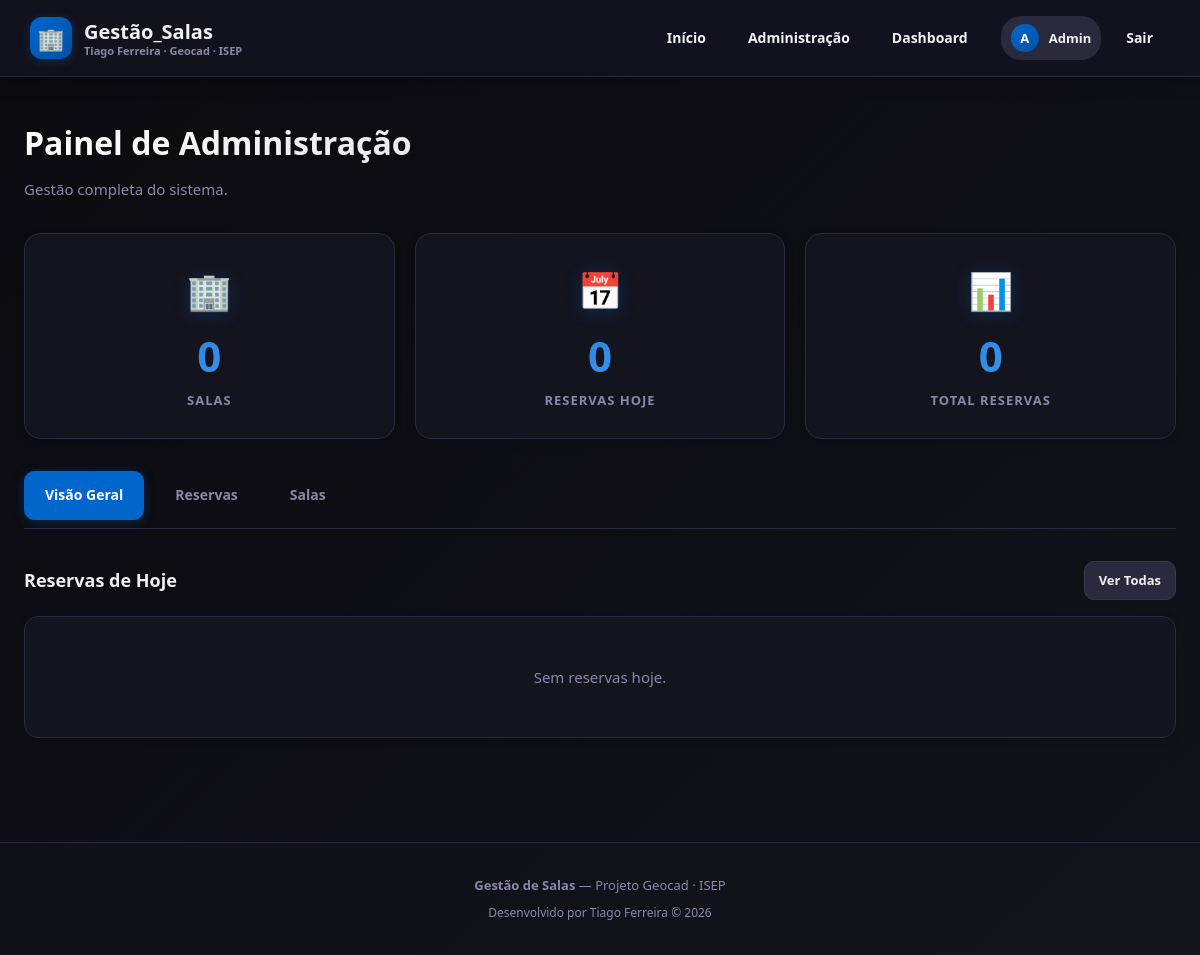
Page /admin (signed in) on the earlier database version.
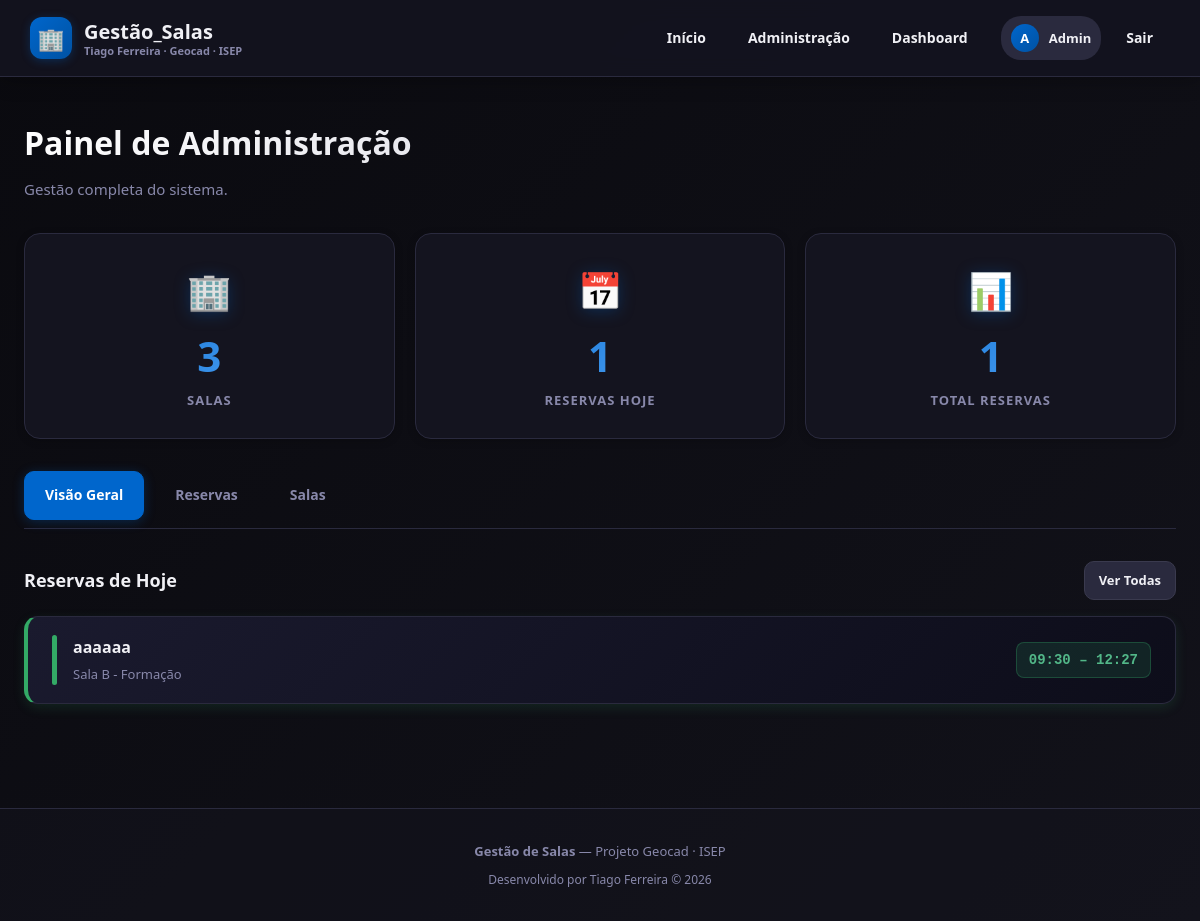
Same page on the later database version.
### app/models.py (models this page shows)
class Reservation(Base):
    __tablename__ = "reservations"
    id         = Column(Integer, primary_key=True, index=True)
    title      = Column(String, nullable=False)
    date       = Column(String, nullable=False)        # ex: "2026-02-23"
    start_time = Column(String, nullable=False)        # ex: "09:00"
    end_time   = Column(String, nullable=False)        # ex: "10:00"
    room_id = Column(Integer, ForeignKey("rooms.id"), nullable=False)
    user_id = Column(Integer, ForeignKey("users.id"), nullable=False)
    room = relationship("Room", back_populates="reservations")
    user = relationship("User", back_populates="reservations")

class Room(Base):
    __tablename__ = "rooms"
    id         = Column(Integer, primary_key=True, index=True)
    name       = Column(String, nullable=False)
    capacity   = Column(Integer, nullable=False)
    location   = Column(String, nullable=False)
    color      = Column(String, default="#e85d04")
    start_time = Column(String, nullable=False)        # ex: "08:00"
    end_time   = Column(String, nullable=False)        # ex: "18:00"
    work_days  = Column(String, default="1,2,3,4,5")  # dias da semana separados por vírgula
    reservations = relationship("Reservation", back_populates="room")
    equipment = relationship("Equipment", back_populates="room")

### app/routers/admin.py (the view)
@router.get("")
async def home(request: Request, db=Depends(get_db)):
    user = require_admin(request, db)
    rooms_list = db.query(models.Room).all()
    rooms = {r.id: r for r in rooms_list}
    today = str(date_type.today())
    today_res = db.query(models.Reservation).filter(models.Reservation.date == today).all()
    total_res = db.query(models.Reservation).count()
    return request.app.state.templates.TemplateResponse(
        "admin.html",
        {
            "request": request,
            "user": user,
            "rooms": rooms,
            "today_reservations": today_res,
            "total_reservations": total_res,
            "today": today,
        },
    )

### app/templates/admin.html (shortened to what this page needs)
{% extends "base.html" %}
{% block content %}
<div class="container">
  <h1 class="page-title">Painel de Administração</h1>
  <p class="page-sub">Gestão completa do sistema.</p>
  <div class="stats-grid" style="margin-bottom: 32px;">
    <div class="stat-card">
      <div class="stat-icon">🏢</div>
      <div class="stat-value">{{ rooms | length }}</div>
      <div class="stat-label">Salas</div>
    </div>
    <div class="stat-card">
      <div class="stat-icon">📅</div>
      <div class="stat-value">{{ today_reservations | length }}</div>
      <div class="stat-label">Reservas Hoje</div>
    </div>
    <div class="stat-card">
      <div class="stat-icon">📊</div>
      <div class="stat-value">{{ total_reservations }}</div>
      <div class="stat-label">Total Reservas</div>
    </div>
  </div>
  <div class="admin-tabs">
    <a class="admin-tab active" href="/admin">Visão Geral</a>
    <a class="admin-tab" href="/admin/reservations">Reservas</a>
    <a class="admin-tab" href="/admin/rooms">Salas</a>
  </div>
  <div style="display: flex; justify-content: space-between; align-items: center; margin-bottom: 16px;">
    <h3 style="font-weight: 700; font-size: 18px;">Reservas de Hoje</h3>
    <a href="/admin/reservations" class="btn btn-secondary btn-sm">Ver Todas</a>
  </div>
  {% if today_reservations %}
    <div style="display: flex; flex-direction: column; gap: 10px;">
      {% for r in today_reservations | sort(attribute='start_time') %}
        {% set room = rooms.get(r.room_id) %}
        <div class="card reservation-item">
          <div class="reservation-color" style="background: {{ room.color if room else '#e85d04' }};"></div>
          <div class="reservation-info">
            <div class="reservation-title">{{ r.title }}</div>
            <div class="reservation-meta">{{ room.name if room else '—' }}</div>
          </div>
          <span class="reservation-time">{{ r.start_time }} – {{ r.end_time }}</span>
        </div>
      {% endfor %}
    </div>
  {% else %}
    <div class="card card-empty">Sem reservas hoje.</div>
  {% endif %}
</div>
{% endblock %}

Differences in the rows shown:
added Reservation: title "aaaaaa", start_time "09:30", end_time "12:27"
added Room: name "Sala B - Formação"
Other differences:
{{ rooms | length }}: "0" → "3"
{{ today_reservations | length }}: "0" → "1"
{{ total_reservations }}: "0" → "1"
text no longer shown: "Sem reservas hoje."
